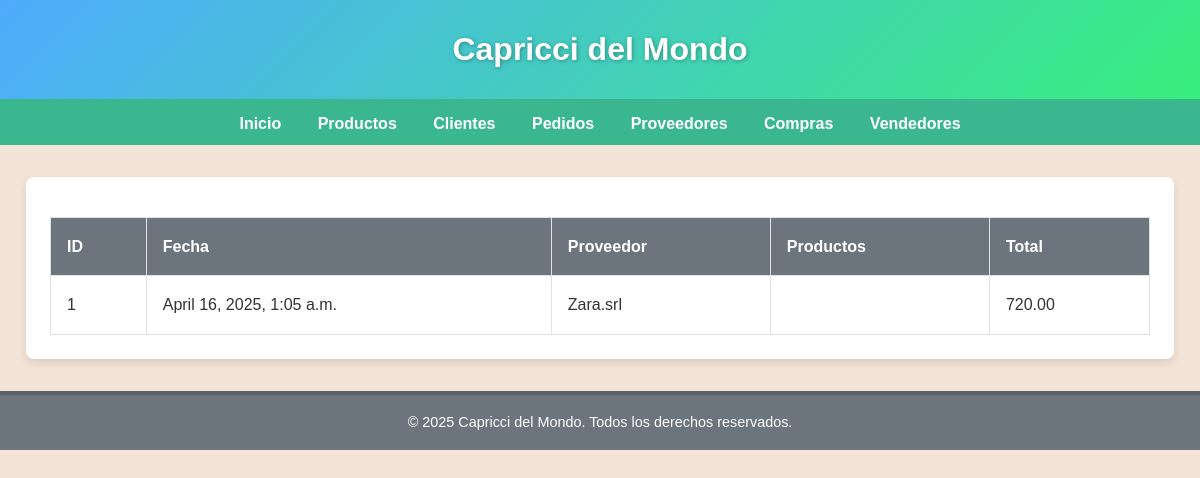
The app's page /compras/ with its own data.
### myapp/models.py (models this page shows, shortened)
class Compra(models.Model):
    proveedor = models.ForeignKey(Proveedor, on_delete=models.CASCADE)
    producto = models.ForeignKey(Producto, on_delete=models.CASCADE, default=0, null=True, blank=True)
    cantidad = models.IntegerField()
    precio = models.DecimalField(max_digits=10, decimal_places=2)
    fecha = models.DateTimeField(auto_now_add=True)
    estado = models.CharField(max_length=20, choices=[('Pendiente', 'Pendiente'), ('Completada', 'Completada')])
    def calcular_total(self):
        return self.cantidad * self.precio

class Proveedor(models.Model):
    nombre = models.CharField(max_length=100)
    contacto = models.CharField(max_length=100)
    telefono = models.CharField(max_length=15)
    email = models.EmailField()

### myapp/views.py (the view)
# urls.py: path("compras/", compras, name="compras"),
def compras(request):
    compras = Compra.objects.all()
    compras_data = []
    for compra in compras:
        productos = compra.compraproducto_set.all()
        total = compra.calcular_total()
        compras_data.append({
            "compra": compra,
            "productos": productos,
            "total": total,
        })
    context = {"compras_data": compras_data}
    return render(request, "myapp/compras.html", context)

### myapp/templates/myapp/compras.html (shortened to what this page needs)
{% extends 'myapp/base.html' %}
{% block contenido %}
<div class="container">
    <table>
        <thead>
            <tr>
                <th>ID</th>
                <th>Fecha</th>
                <th>Proveedor</th>
                <th>Productos</th>
                <th>Total</th>
            </tr>
        </thead>
        <tbody>
            {% for compra_data in compras_data %}
            <tr>
                <td>{{ compra_data.compra.id }}</td>
                <td>{{ compra_data.compra.fecha }}</td>
                <td>{{ compra_data.compra.proveedor.nombre }}</td>
                <td>
                </td>
                <td>{{ compra_data.total }}</td>
            </tr>
            {% endfor %}
        </tbody>
    </table>
</div>
{% endblock %}

### myapp/templates/myapp/base.html (style rules this page uses)
body { font-family: 'Arial', sans-serif; margin: 0; padding: 0; background-color: #f4e3d7; color: #333; line-height: 1.6; }
.container { max-width: 1100px; margin: 2rem auto; padding: 1.5rem; background-color: #fff; box-shadow: 0 4px 8px rgba(0, 0, 0, 0.1); border-radius: 8px; }
table { width: 100%; border-collapse: collapse; margin-top: 1rem; }
th, td { padding: 1rem; text-align: left; border: 1px solid #dee2e6; }
th { background-color: #6c757d; color: #fff; font-weight: bold; }

### records on screen
Compra: compra.id "1", compra.fecha "April 16, 2025, 1:05 a.m.", compra.proveedor.nombre "Zara.srl", total "720.00"
